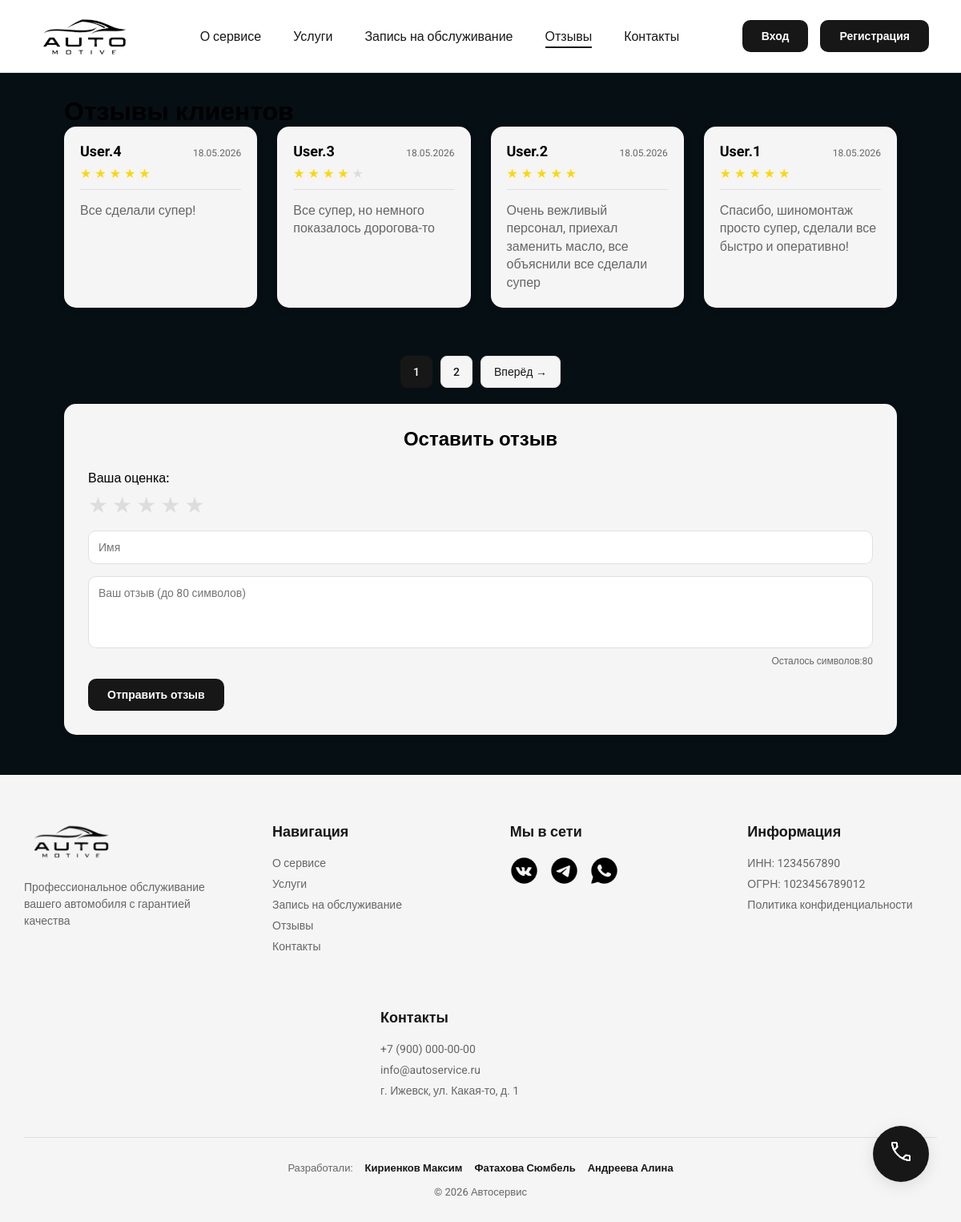
The app's page /reviews with its own data.
### tables this page shows
CREATE TABLE `reviews` (
  `id` int NOT NULL,
  `login` varchar(64) NOT NULL,
  `text` varchar(256) NOT NULL,
  `rating` varchar(16) NOT NULL,
  `is_approved` varchar(32) NOT NULL,
  `created` timestamp NOT NULL
);

### core/Controller.php (called while the page is built, shortened)
<?php
class Controller
{
    protected function render($view, $data = [])
    {
        $data['auth_user'] = $_SESSION['user'] ?? null;
        extract($data);
        require_once __DIR__ . '/../views/' . $view . '.php';
        require_once __DIR__ . '/../views/layouts/main.php';
    }
}

### controllers/ReviewsController.php (called while the page is built, shortened)
<?
require_once __DIR__ . '/../core/Controller.php';
class ReviewsController extends Controller
{
    public function reviews()
    {
        global $pdo;
        $page = isset($_GET['page']) ? (int)$_GET['page'] : 1;
        $limit = 4;
        $offset = ($page - 1) * $limit;
        $totalStmt = $pdo->query("SELECT COUNT(*) FROM reviews WHERE is_approved = 1");
        $total = $totalStmt->fetchColumn();
        $totalPages = ceil($total / $limit);
        $sql = "SELECT * FROM reviews WHERE is_approved = 1 ORDER BY created DESC LIMIT $limit OFFSET $offset";
        $result = $pdo->query($sql);
        $reviews = $result->fetchAll(PDO::FETCH_ASSOC);
        $this->render('reviews', ['title' => 'Отзывы', 'reviews' => $reviews, 'page' => $page, 'totalPages' => $totalPages]);
    }
}

### index.php (called while the page is built, shortened)
<?php
require_once 'Router.php';
$listRoute = require_once __DIR__ . '/config/route.php';
$router = new Router();
$router->add($listRoute);
$router->dispatch();

### views/reviews.php (the view, shortened to what this page needs)
<div class="reviews-page">
    <div class="container">
        <h1 class="reviews-title">Отзывы клиентов</h1>
        <div class="reviews-list">
            <?
            foreach ($reviews as $row){?>
                <div class="review-item">
                    <div class="review-header">
                        <div class="review-name-date">
                            <span class="review-name"><?= htmlspecialchars($row['login']) ?></span>
                            <span class="review-date"><?= date('d.m.Y', strtotime($row['created'])) ?></span>
                        </div>
                        <div class="review-stars">
                            <?for ($i = 1; $i <= 5; $i++){?>
                                <span class="<?= $i <= $row['rating'] ? 'star-full' : 'star-empty' ?>">★</span>
                            <?}?>
                        </div>
                    </div>
                    <div class="review-text">
                        <?= nl2br(htmlspecialchars($row['text'])) ?>
                    </div>
                </div>
            <?}?>
        </div>
            <?if ($totalPages > 1){?>
                <div class="pagination">
                    <?for ($i = 1; $i <= $totalPages; $i++){?>
                        <a href="?page=<?= $i ?>" class="<?= $i === $page ? 'active' : '' ?>">
                            <?= $i ?>
                        </a>
                    <?}?>
                    <?if ($page < $totalPages){?>
                        <a href="?page=<?= $page + 1 ?>" class="next">Вперёд →</a>
                    <?}?>
                </div>
            <?}?>
        <div class="reviews-form">
            <h2>Оставить отзыв</h2>
            <form class="form" method="POST" action="/reviews">
                <div class="rating-block">
                    <span class="rating-label">Ваша оценка:</span>
                    <div class="rating-stars">
                        <label for="star5">★</label>
                        <label for="star4">★</label>
                        <label for="star3">★</label>
                        <label for="star2">★</label>
                        <label for="star1">★</label>
                    </div>
                </div>
                <input type="text" name="name" placeholder="Имя" value="<?= htmlspecialchars($_SESSION['user']['username'])?? ''?>">
                <textarea name="reviews_textarea" placeholder="Ваш отзыв (до 80 символов)" maxlength="80" rows="4"><?= htmlspecialchars($_SESSION['old_text'] ?? ''); ?></textarea>
                <div class="char-counter">Осталось символов:80</div>
                <button type="submit" class="btn">Отправить отзыв</button>
            </form>
        </div>
    </div>
</div>

### Router.php (shortened to what this page needs)
<?php
class Router
{
    private $routes = [];
    public function add(array $routesList): void
    {
        foreach ($routesList as $route) {
            $this->routes[] = [
                'method'  => $route[0],
                'path'    => $route[1],
                'handler' => $route[2]
            ];
        }
    }
    public function dispatch(): void
    {
        $method = $_SERVER['REQUEST_METHOD'];
        $uri = parse_url($_SERVER['REQUEST_URI'], PHP_URL_PATH);
        $uri = rtrim($uri, '/');
        foreach ($this->routes as $route) {
            if ($route['method'] !== $method) {
                continue;
            }
            $routePath = rtrim($route['path'], '/');
            $pattern = '#^' . preg_replace('/\{([a-z]+)\}/', '([^/]+)', $routePath) . '$#';
            if (preg_match($pattern, $uri, $matches)) {
                array_shift($matches);
                [$controllerName, $action] = explode('@', $route['handler']);
                $controller = new $controllerName();
                $controller->$action(...$matches);
                return;
            }
        }
        exit;
    }
}

### assets/css/style.css (style rules this page uses)
:root { --bg-color: #FFFFFF; --footer-bg: #F5F5F5; --btn-bg: #171717; --btn-text: #FFFFFF; --btn-light-text: #E0E0E0; --text-main: #171717; --text-muted: #666666; --border-color: #E0E0E0; --card-bg: #F5F5F5; --shadow-color: rgba(0, 0, 0, 0.1); --shadow-hover: rgba(0, 0, 0, 0.25); --link-color: #171717; --link-hover: #171717; --error-bg: #ffeaea; --error-text: #d93025; --error-border: #fadad7; --success-bg: #e6f4ea; --success-text: #1e7e34; --success-border: #ceead6; --star-full: #FFD700; --star-empty: #dddddd; --avatar-bg: #D9D9D9; }
* { box-sizing: border-box; }
html, body { height: 100%; margin: 0; font-family: 'Roboto', sans-serif; background-color: var(--bg-color); }
body { display: flex; flex-direction: column; }
a { text-decoration: none; color: black; }
.form input, .form textarea { width: 100%; padding: 12px; border: 1px solid var(--border-color); border-radius: 10px; margin-bottom: 15px; font-family: inherit; font-size: 14px; }
.pagination { display: flex; gap: 10px; justify-content: center; margin-top: 40px; flex-wrap: wrap; }
.pagination a { display: inline-flex; align-items: center; justify-content: center; min-width: 40px; height: 40px; padding: 0 8px; background: var(--card-bg); border: 1px solid var(--border-color); color: var(--text-main); text-decoration: none; border-radius: 8px; font-size: 14px; font-weight: 500; transition: all 0.2s ease; }
.pagination a.active { background: var(--btn-bg); color: var(--btn-text); border-color: var(--btn-bg); cursor: default; transform: none; box-shadow: none; }
.pagination .prev, .pagination .next { padding: 0 16px; }
.btn { background-color: var(--btn-bg); color: var(--btn-text); padding: 12px 24px; border-radius: 10px; text-decoration: none; font-size: 14px; font-weight: 700; border: none; cursor: pointer; display: inline-flex; align-items: center; transition: transform 0.2s ease, box-shadow 0.2s ease; }
.container { min-width: 850px; max-width: 1200px; margin: 0 auto; padding: 0 30px; }
.feedback-form textarea, .form textarea, .contacts-bottom textarea { resize: none; }
.reviews-list { display: grid; grid-template-columns: repeat(4, 1fr); gap: 25px; margin-bottom: 60px; }
.review-item { background: var(--footer-bg); padding: 20px; border-radius: 15px; display: flex; flex-direction: column; height: 100%; box-shadow: 0 2px 8px var(--shadow-color); }
.review-header { margin-bottom: 15px; padding-bottom: 10px; border-bottom: 1px solid var(--border-color); }
.review-name-date { display: flex; justify-content: space-between; align-items: baseline; margin-bottom: 8px; flex-wrap: wrap; gap: 10px; }
.review-name { font-weight: bold; font-size: 18px; }
.review-date { color: var(--text-muted); font-size: 12px; }
.review-stars { font-size: 16px; }
.star-full { color: var(--star-full); }
.star-empty { color: var(--star-empty); }
.review-text { color: var(--text-muted); line-height: 1.4; flex: 1; overflow-y: auto; max-height: 120px; padding-right: 5px; }
.reviews-form { background: var(--footer-bg); padding: 30px; border-radius: 15px; margin-top: 20px; box-shadow: 0 2px 8px var(--shadow-color); }
.reviews-form h2 { margin-bottom: 25px; font-size: 24px; text-align: center; }
.rating-block { margin-bottom: 15px; }
.rating-label { display: block; margin-bottom: 8px; font-weight: 500; }
.rating-stars { display: flex; flex-direction: row-reverse; justify-content: flex-end; gap: 5px; }
.rating-stars label { font-size: 28px; color: var(--star-empty); cursor: pointer; }
.char-counter { text-align: right; font-size: 12px; color: var(--text-muted); margin-top: -10px; margin-bottom: 15px; }

### assets/css/doc.css (style rules this page uses)
* { margin: 0; padding: 0; }
body { background-color: #060F14; }

### records on screen
reviews: login "User.4", created "18.05.2026", text "Все сделали супер!"
reviews: login "User.3", created "18.05.2026", text "Все супер, но немного показалось дорогова-то"
reviews: login "User.2", created "18.05.2026", text "Очень вежливый персонал, приехал заменить масло, все объяснили все сделали супер"
reviews: login "User.1", created "18.05.2026", text "Спасибо, шиномонтаж просто супер, сделали все быстро и оперативно!"
